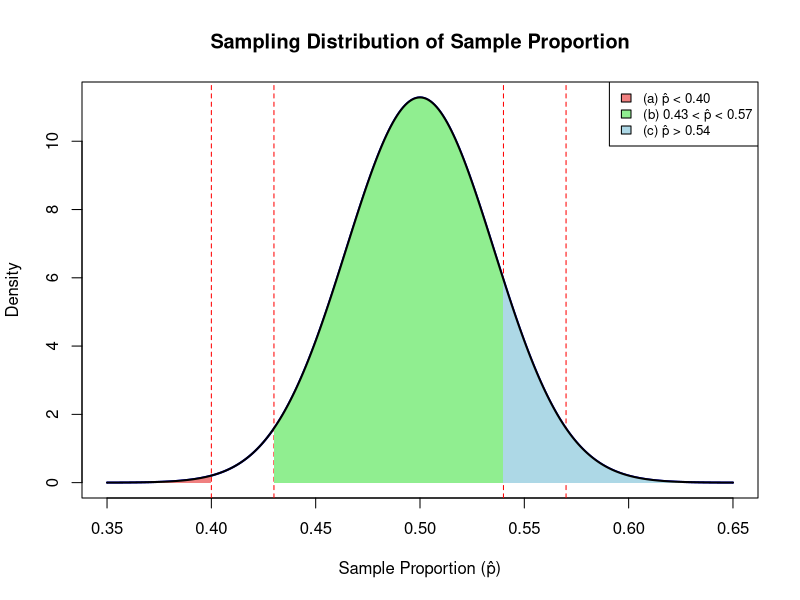

The R source for this figure:
## ---- chunk 1
# Given values
n <- 200
p <- 0.5
q <- 1 - p

# Standard deviation
sd_p <- sqrt(p * q / n)

# Probabilities
prob_a <- pnorm(0.40, mean = p, sd = sd_p)
prob_b <- pnorm(0.57, mean = p, sd = sd_p) - pnorm(0.43, mean = p, sd = sd_p)
prob_c <- 1 - pnorm(0.54, mean = p, sd = sd_p)

cat("$$ \\text{Standard deviation } (\\sigma_{\\hat{p}}) = ", round(sd_p, 4), " $$\n\n")
cat("$$ P(\\hat{p} < 0.40) = ", round(prob_a, 4), " $$\n")
cat("$$ P(0.43 < \\hat{p} < 0.57) = ", round(prob_b, 4), " $$\n")
cat("$$ P(\\hat{p} > 0.54) = ", round(prob_c, 4), " $$\n")

# Plot the sampling distribution
x <- seq(0.35, 0.65, by = 0.001)
y <- dnorm(x, mean = p, sd = sd_p)

plot(x, y, type = "l", lwd = 2, col = "blue",
     main = "Sampling Distribution of Sample Proportion",
     xlab = "Sample Proportion (p̂)",
     ylab = "Density")

# Reference lines
abline(v = c(0.40, 0.43, 0.54, 0.57), col = "red", lty = 2)

# --- (a) Shade p̂ < 0.40 ---
x_a <- seq(0.35, 0.40, by = 0.001)
y_a <- dnorm(x_a, mean = p, sd = sd_p)
polygon(c(x_a, rev(x_a)), c(y_a, rep(0, length(y_a))), col = "lightcoral", border = NA)

# --- (b) Shade 0.43 < p̂ < 0.57 ---
x_b <- seq(0.43, 0.57, by = 0.001)
y_b <- dnorm(x_b, mean = p, sd = sd_p)
polygon(c(x_b, rev(x_b)), c(y_b, rep(0, length(y_b))), col = "lightgreen", border = NA)

# --- (c) Shade p̂ > 0.54 ---
x_c <- seq(0.54, 0.65, by = 0.001)
y_c <- dnorm(x_c, mean = p, sd = sd_p)
polygon(c(x_c, rev(x_c)), c(y_c, rep(0, length(y_c))), col = "lightblue", border = NA)

# Redraw curve
lines(x, y, lwd = 2, col = "black")

# Legend
legend("topright",
       legend = c("(a) p̂ < 0.40", "(b) 0.43 < p̂ < 0.57", "(c) p̂ > 0.54"),
       fill = c("lightcoral", "lightgreen", "lightblue"),
       border = "black", cex = 0.8)
## ---- chunk 2
x <- c(6, 9, 12, 15, 18)
probab <- c(0.1, 0.2, 0.4, 0.2, 0.1)
n <- 2

# --- Population mean and variance ---
mu <- sum(x * probab)
sigma2 <- sum(probab * (x - mu)^2)

cat("$$ \\text{Population mean } (\\mu) = ", mu, " $$\n")
cat("$$ \\text{Population variance } (\\sigma^2) = ", sigma2, " $$\n\n")

samples <- expand.grid(x1 = x, x2 = x, KEEP.OUT.ATTRS = FALSE)
samples$mean <- rowMeans(samples)

# Probability lookup for each element
p_lookup <- setNames(probab, x)
samples$prob <- p_lookup[as.character(samples$x1)] * p_lookup[as.character(samples$x2)]

# --- Table 1: All possible samples ---
cat("**Table 1. All Possible Samples (n = 2)**\n\n")
knitr::kable(samples,
             col.names = c("x1", "x2", "Sample Mean (x̄)", "Probability"),
             caption = "All ordered samples with their probabilities.",
             align = "c")

# --- Sampling distribution of the sample mean ---
dist_mean <- aggregate(prob ~ mean, data = samples, FUN = sum)
dist_mean <- dist_mean[order(dist_mean$mean), ]

# --- Table 2: Sampling distribution ---
cat("\n**Table 2. Sampling Distribution of the Sample Mean**\n\n")
knitr::kable(dist_mean,
             col.names = c("Sample Mean (x̄)", "Probability"),
             caption = "Distribution of sample means and their probabilities.",
             align = "c")

# --- Mean and variance of sampling distribution ---
mu_xbar <- sum(dist_mean$mean * dist_mean$prob)
sigma2_xbar <- sum(dist_mean$prob * (dist_mean$mean - mu_xbar)^2)

# --- Display summary in LaTeX ---
cat("\n\n$$ \\text{Mean of sampling distribution } (\\mu_{\\bar{X}}) = ", mu_xbar, " $$\n")
cat("$$ \\text{Variance of sampling distribution } (\\sigma^2_{\\bar{X}}) = ", sigma2_xbar, " $$\n")
cat("$$ \\frac{\\sigma^2}{n} = ", sigma2 / n, " $$\n")
